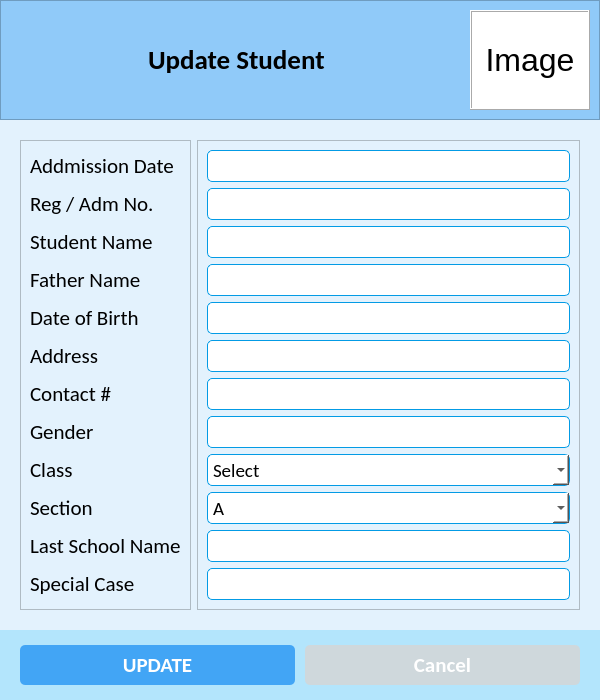
<?xml version="1.0" encoding="UTF-8"?>
<ui version="4.0">
 <class>UpdateStudentWindow</class>
 <widget class="QMainWindow" name="UpdateStudentWindow">
  <property name="geometry">
   <rect>
    <x>0</x>
    <y>0</y>
    <width>600</width>
    <height>700</height>
   </rect>
  </property>
  <property name="minimumSize">
   <size>
    <width>600</width>
    <height>700</height>
   </size>
  </property>
  <property name="windowTitle">
   <string>Update Student</string>
  </property>
  <property name="windowIcon">
   <iconset resource="../resources.qrc">
    <normaloff>:/icons/assets/icons/logo.png</normaloff>:/icons/assets/icons/logo.png</iconset>
  </property>
  <widget class="QWidget" name="centralwidget">
   <property name="styleSheet">
    <string notr="true">* {
	background-color: #e3f2fd;
}
#std_image {
	background-color: #fff;
}

#header_frame, #label {
	background-color: #90caf9;
}

#bottom_widget {
	background-color: #b3e5fc;
}

QPushButton {
	background-color: #42a5f5;
	border-radius: 5px;
	color: #fff;
}

#btn_cancel {
	background-color: #cfd8dc;
	border-radius: 5px;
	color: #fff;
}

QLineEdit {
	background-color: #fff;
	border-radius: 5px;
	border: 1px solid #039be5;
	padding: 5px 5px;
}

QComboBox {
	background-color: #fff;
	border-radius: 5px;
	border: 1px solid #039be5;
	padding: 5px 5px;
}</string>
   </property>
   <layout class="QVBoxLayout" name="verticalLayout_3">
    <property name="spacing">
     <number>0</number>
    </property>
    <property name="leftMargin">
     <number>0</number>
    </property>
    <property name="topMargin">
     <number>0</number>
    </property>
    <property name="rightMargin">
     <number>0</number>
    </property>
    <property name="bottomMargin">
     <number>0</number>
    </property>
    <item>
     <widget class="QFrame" name="header_frame">
      <property name="frameShape">
       <enum>QFrame::StyledPanel</enum>
      </property>
      <property name="frameShadow">
       <enum>QFrame::Raised</enum>
      </property>
      <layout class="QHBoxLayout" name="horizontalLayout">
       <item alignment="Qt::AlignHCenter">
        <widget class="QLabel" name="label">
         <property name="font">
          <font>
           <family>Calibri</family>
           <pointsize>20</pointsize>
           <weight>75</weight>
           <bold>true</bold>
          </font>
         </property>
         <property name="text">
          <string>Update Student</string>
         </property>
        </widget>
       </item>
       <item>
        <widget class="QLabel" name="std_image">
         <property name="minimumSize">
          <size>
           <width>100</width>
           <height>100</height>
          </size>
         </property>
         <property name="maximumSize">
          <size>
           <width>120</width>
           <height>120</height>
          </size>
         </property>
         <property name="font">
          <font>
           <pointsize>24</pointsize>
          </font>
         </property>
         <property name="frameShape">
          <enum>QFrame::Box</enum>
         </property>
         <property name="frameShadow">
          <enum>QFrame::Raised</enum>
         </property>
         <property name="text">
          <string>Image</string>
         </property>
         <property name="alignment">
          <set>Qt::AlignCenter</set>
         </property>
        </widget>
       </item>
      </layout>
     </widget>
    </item>
    <item>
     <widget class="QWidget" name="widget" native="true">
      <layout class="QHBoxLayout" name="horizontalLayout_2">
       <property name="leftMargin">
        <number>20</number>
       </property>
       <property name="topMargin">
        <number>20</number>
       </property>
       <property name="rightMargin">
        <number>20</number>
       </property>
       <property name="bottomMargin">
        <number>20</number>
       </property>
       <item>
        <widget class="QFrame" name="frame">
         <property name="frameShape">
          <enum>QFrame::StyledPanel</enum>
         </property>
         <property name="frameShadow">
          <enum>QFrame::Raised</enum>
         </property>
         <layout class="QVBoxLayout" name="verticalLayout_2">
          <item>
           <widget class="QLabel" name="label_9">
            <property name="font">
             <font>
              <family>Calibri</family>
              <pointsize>16</pointsize>
             </font>
            </property>
            <property name="text">
             <string>Addmission Date</string>
            </property>
           </widget>
          </item>
          <item>
           <widget class="QLabel" name="label_3">
            <property name="font">
             <font>
              <family>Calibri</family>
              <pointsize>16</pointsize>
             </font>
            </property>
            <property name="text">
             <string>Reg / Adm No.</string>
            </property>
           </widget>
          </item>
          <item>
           <widget class="QLabel" name="label_2">
            <property name="font">
             <font>
              <family>Calibri</family>
              <pointsize>16</pointsize>
             </font>
            </property>
            <property name="text">
             <string>Student Name</string>
            </property>
           </widget>
          </item>
          <item>
           <widget class="QLabel" name="label_4">
            <property name="font">
             <font>
              <family>Calibri</family>
              <pointsize>16</pointsize>
             </font>
            </property>
            <property name="text">
             <string>Father Name</string>
            </property>
           </widget>
          </item>
          <item>
           <widget class="QLabel" name="label_7">
            <property name="font">
             <font>
              <family>Calibri</family>
              <pointsize>16</pointsize>
             </font>
            </property>
            <property name="text">
             <string>Date of Birth</string>
            </property>
           </widget>
          </item>
          <item>
           <widget class="QLabel" name="label_6">
            <property name="font">
             <font>
              <family>Calibri</family>
              <pointsize>16</pointsize>
             </font>
            </property>
            <property name="text">
             <string>Address</string>
            </property>
           </widget>
          </item>
          <item>
           <widget class="QLabel" name="label_5">
            <property name="font">
             <font>
              <family>Calibri</family>
              <pointsize>16</pointsize>
             </font>
            </property>
            <property name="text">
             <string>Contact #</string>
            </property>
           </widget>
          </item>
          <item>
           <widget class="QLabel" name="label_11">
            <property name="font">
             <font>
              <family>Calibri</family>
              <pointsize>16</pointsize>
             </font>
            </property>
            <property name="text">
             <string>Gender</string>
            </property>
           </widget>
          </item>
          <item>
           <widget class="QLabel" name="label_8">
            <property name="font">
             <font>
              <family>Calibri</family>
              <pointsize>16</pointsize>
             </font>
            </property>
            <property name="text">
             <string>Class</string>
            </property>
           </widget>
          </item>
          <item>
           <widget class="QLabel" name="label_13">
            <property name="font">
             <font>
              <family>Calibri</family>
              <pointsize>16</pointsize>
             </font>
            </property>
            <property name="text">
             <string>Section</string>
            </property>
           </widget>
          </item>
          <item>
           <widget class="QLabel" name="label_12">
            <property name="font">
             <font>
              <family>Calibri</family>
              <pointsize>16</pointsize>
             </font>
            </property>
            <property name="text">
             <string>Last School Name</string>
            </property>
           </widget>
          </item>
          <item>
           <widget class="QLabel" name="label_14">
            <property name="font">
             <font>
              <family>Calibri</family>
              <pointsize>16</pointsize>
             </font>
            </property>
            <property name="text">
             <string>Special Case</string>
            </property>
           </widget>
          </item>
         </layout>
        </widget>
       </item>
       <item>
        <widget class="QFrame" name="frame_2">
         <property name="frameShape">
          <enum>QFrame::StyledPanel</enum>
         </property>
         <property name="frameShadow">
          <enum>QFrame::Raised</enum>
         </property>
         <layout class="QVBoxLayout" name="verticalLayout">
          <item>
           <widget class="QLineEdit" name="txt_admission_date">
            <property name="font">
             <font>
              <family>Calibri</family>
              <pointsize>14</pointsize>
             </font>
            </property>
           </widget>
          </item>
          <item>
           <widget class="QLineEdit" name="txt_admission_no">
            <property name="font">
             <font>
              <family>Calibri</family>
              <pointsize>14</pointsize>
             </font>
            </property>
           </widget>
          </item>
          <item>
           <widget class="QLineEdit" name="txt_student_name">
            <property name="font">
             <font>
              <family>Calibri</family>
              <pointsize>14</pointsize>
             </font>
            </property>
           </widget>
          </item>
          <item>
           <widget class="QLineEdit" name="txt_student_father_name">
            <property name="font">
             <font>
              <family>Calibri</family>
              <pointsize>14</pointsize>
             </font>
            </property>
           </widget>
          </item>
          <item>
           <widget class="QLineEdit" name="txt_student_dob">
            <property name="font">
             <font>
              <family>Calibri</family>
              <pointsize>14</pointsize>
             </font>
            </property>
           </widget>
          </item>
          <item>
           <widget class="QLineEdit" name="txt_student_address">
            <property name="font">
             <font>
              <family>Calibri</family>
              <pointsize>14</pointsize>
             </font>
            </property>
           </widget>
          </item>
          <item>
           <widget class="QLineEdit" name="txt_student_contact">
            <property name="font">
             <font>
              <family>Calibri</family>
              <pointsize>14</pointsize>
             </font>
            </property>
           </widget>
          </item>
          <item>
           <widget class="QLineEdit" name="txt_student_gender">
            <property name="font">
             <font>
              <family>Calibri</family>
              <pointsize>14</pointsize>
             </font>
            </property>
           </widget>
          </item>
          <item>
           <widget class="QComboBox" name="select_class">
            <property name="font">
             <font>
              <family>Calibri</family>
              <pointsize>14</pointsize>
             </font>
            </property>
            <item>
             <property name="text">
              <string>Select</string>
             </property>
            </item>
           </widget>
          </item>
          <item>
           <widget class="QComboBox" name="select_class_section">
            <property name="font">
             <font>
              <family>Calibri</family>
              <pointsize>14</pointsize>
             </font>
            </property>
            <item>
             <property name="text">
              <string>A</string>
             </property>
            </item>
            <item>
             <property name="text">
              <string>B</string>
             </property>
            </item>
            <item>
             <property name="text">
              <string>C</string>
             </property>
            </item>
           </widget>
          </item>
          <item>
           <widget class="QLineEdit" name="txt_last_school">
            <property name="font">
             <font>
              <family>Calibri</family>
              <pointsize>14</pointsize>
             </font>
            </property>
           </widget>
          </item>
          <item>
           <widget class="QLineEdit" name="txt_special_case">
            <property name="font">
             <font>
              <family>Calibri</family>
              <pointsize>14</pointsize>
             </font>
            </property>
           </widget>
          </item>
         </layout>
        </widget>
       </item>
      </layout>
     </widget>
    </item>
    <item>
     <widget class="QWidget" name="bottom_widget" native="true">
      <layout class="QHBoxLayout" name="horizontalLayout_3">
       <property name="spacing">
        <number>10</number>
       </property>
       <property name="leftMargin">
        <number>20</number>
       </property>
       <property name="topMargin">
        <number>15</number>
       </property>
       <property name="rightMargin">
        <number>20</number>
       </property>
       <property name="bottomMargin">
        <number>15</number>
       </property>
       <item>
        <widget class="QPushButton" name="btn_save">
         <property name="minimumSize">
          <size>
           <width>0</width>
           <height>40</height>
          </size>
         </property>
         <property name="font">
          <font>
           <family>Calibri</family>
           <pointsize>16</pointsize>
           <weight>75</weight>
           <bold>true</bold>
          </font>
         </property>
         <property name="text">
          <string>UPDATE</string>
         </property>
         <property name="icon">
          <iconset resource="../resources.qrc">
           <normaloff>:/icons/assets/icons/save.png</normaloff>:/icons/assets/icons/save.png</iconset>
         </property>
         <property name="iconSize">
          <size>
           <width>32</width>
           <height>32</height>
          </size>
         </property>
        </widget>
       </item>
       <item>
        <widget class="QPushButton" name="btn_cancel">
         <property name="minimumSize">
          <size>
           <width>0</width>
           <height>40</height>
          </size>
         </property>
         <property name="font">
          <font>
           <family>Calibri</family>
           <pointsize>16</pointsize>
           <weight>75</weight>
           <bold>true</bold>
          </font>
         </property>
         <property name="text">
          <string>Cancel</string>
         </property>
         <property name="icon">
          <iconset resource="../resources.qrc">
           <normaloff>:/icons/assets/icons/close.png</normaloff>:/icons/assets/icons/close.png</iconset>
         </property>
         <property name="iconSize">
          <size>
           <width>32</width>
           <height>32</height>
          </size>
         </property>
        </widget>
       </item>
      </layout>
     </widget>
    </item>
   </layout>
  </widget>
 </widget>
 <resources>
  <include location="../resources.qrc"/>
 </resources>
 <connections/>
</ui>
